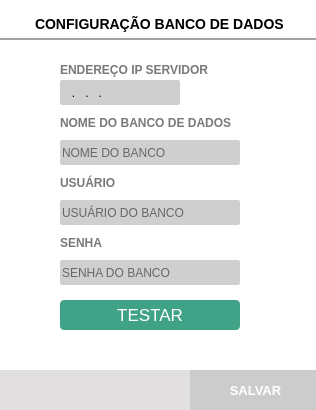
<?xml version="1.0" encoding="UTF-8"?>
<ui version="4.0">
 <class>ct_dbConf</class>
 <widget class="QFrame" name="ct_dbConf">
  <property name="geometry">
   <rect>
    <x>0</x>
    <y>0</y>
    <width>316</width>
    <height>410</height>
   </rect>
  </property>
  <property name="windowTitle">
   <string>Frame</string>
  </property>
  <property name="styleSheet">
   <string notr="true">background: #FFF;
border: none</string>
  </property>
  <widget class="QFrame" name="fr_dbConf">
   <property name="geometry">
    <rect>
     <x>0</x>
     <y>0</y>
     <width>320</width>
     <height>420</height>
    </rect>
   </property>
   <property name="frameShape">
    <enum>QFrame::StyledPanel</enum>
   </property>
   <property name="frameShadow">
    <enum>QFrame::Raised</enum>
   </property>
   <widget class="QFrame" name="fr_BotoesDataBase">
    <property name="geometry">
     <rect>
      <x>0</x>
      <y>370</y>
      <width>1000</width>
      <height>40</height>
     </rect>
    </property>
    <property name="focusPolicy">
     <enum>Qt::TabFocus</enum>
    </property>
    <property name="styleSheet">
     <string notr="true">background:#E1DFE0;
border: none;</string>
    </property>
    <widget class="QPushButton" name="bt_SalvarConfigDB">
     <property name="enabled">
      <bool>false</bool>
     </property>
     <property name="geometry">
      <rect>
       <x>190</x>
       <y>0</y>
       <width>131</width>
       <height>41</height>
      </rect>
     </property>
     <property name="font">
      <font>
       <family>Tahoma</family>
       <pointsize>10</pointsize>
       <weight>75</weight>
       <bold>true</bold>
      </font>
     </property>
     <property name="cursor">
      <cursorShape>PointingHandCursor</cursorShape>
     </property>
     <property name="focusPolicy">
      <enum>Qt::NoFocus</enum>
     </property>
     <property name="contextMenuPolicy">
      <enum>Qt::ActionsContextMenu</enum>
     </property>
     <property name="styleSheet">
      <string notr="true">QPushButton {
background-color: #7AB32E;
color: #FFF
 }
QPushButton:hover{
background-color: #40a286
}
QPushButton:disabled {
background-color: #CCC;

}</string>
     </property>
     <property name="text">
      <string>SALVAR</string>
     </property>
     <property name="iconSize">
      <size>
       <width>75</width>
       <height>35</height>
      </size>
     </property>
    </widget>
   </widget>
   <widget class="QLabel" name="lb_FormFornecedor_3">
    <property name="geometry">
     <rect>
      <x>0</x>
      <y>10</y>
      <width>321</width>
      <height>30</height>
     </rect>
    </property>
    <property name="styleSheet">
     <string notr="true">QLabel{
font-size: 14px;
font-family: &quot;Arial&quot;;
font-weight: bold;

border-bottom: 2px solid #A2A2A2
}</string>
    </property>
    <property name="text">
     <string>        CONFIGURAÇÃO BANCO DE DADOS</string>
    </property>
   </widget>
   <widget class="QLabel" name="lb_FormFornecedor_25">
    <property name="geometry">
     <rect>
      <x>60</x>
      <y>60</y>
      <width>180</width>
      <height>20</height>
     </rect>
    </property>
    <property name="styleSheet">
     <string notr="true">QLabel{
font-size: 12px;
font-family: &quot;Arial Unicode MS&quot;;
font-weight: bold;
color: #797979
}</string>
    </property>
    <property name="text">
     <string>ENDEREÇO IP SERVIDOR</string>
    </property>
   </widget>
   <widget class="QLabel" name="lb_FormFornecedor_46">
    <property name="geometry">
     <rect>
      <x>60</x>
      <y>110</y>
      <width>191</width>
      <height>25</height>
     </rect>
    </property>
    <property name="styleSheet">
     <string notr="true">QLabel{
font-size: 12px;
font-family: &quot;Arial Unicode MS&quot;;
font-weight: bold;
color: #797979
}</string>
    </property>
    <property name="text">
     <string>NOME DO BANCO DE DADOS</string>
    </property>
   </widget>
   <widget class="QLabel" name="lb_FormFornecedor_47">
    <property name="geometry">
     <rect>
      <x>60</x>
      <y>170</y>
      <width>180</width>
      <height>25</height>
     </rect>
    </property>
    <property name="styleSheet">
     <string notr="true">QLabel{
font-size: 12px;
font-family: &quot;Arial Unicode MS&quot;;
font-weight: bold;
color: #797979
}</string>
    </property>
    <property name="text">
     <string>USUÁRIO</string>
    </property>
   </widget>
   <widget class="QLineEdit" name="tx_DbPass">
    <property name="geometry">
     <rect>
      <x>60</x>
      <y>260</y>
      <width>180</width>
      <height>25</height>
     </rect>
    </property>
    <property name="focusPolicy">
     <enum>Qt::WheelFocus</enum>
    </property>
    <property name="styleSheet">
     <string notr="true">QLineEdit{
background: #CFCFCF;
border-radius: 2px;
color: #000;
font: 13px &quot;Arial&quot; ;
}
QLineEdit:Focus {
border: 1px solid red;
}</string>
    </property>
    <property name="inputMask">
     <string/>
    </property>
    <property name="text">
     <string/>
    </property>
    <property name="echoMode">
     <enum>QLineEdit::Password</enum>
    </property>
    <property name="alignment">
     <set>Qt::AlignLeading|Qt::AlignLeft|Qt::AlignVCenter</set>
    </property>
    <property name="placeholderText">
     <string>SENHA DO BANCO</string>
    </property>
   </widget>
   <widget class="QLabel" name="lb_FormFornecedor_48">
    <property name="geometry">
     <rect>
      <x>60</x>
      <y>230</y>
      <width>180</width>
      <height>25</height>
     </rect>
    </property>
    <property name="styleSheet">
     <string notr="true">QLabel{
font-size: 12px;
font-family: &quot;Arial Unicode MS&quot;;
font-weight: bold;
color: #797979
}</string>
    </property>
    <property name="text">
     <string>SENHA </string>
    </property>
   </widget>
   <widget class="QLineEdit" name="tx_DbUser">
    <property name="geometry">
     <rect>
      <x>60</x>
      <y>200</y>
      <width>180</width>
      <height>25</height>
     </rect>
    </property>
    <property name="focusPolicy">
     <enum>Qt::WheelFocus</enum>
    </property>
    <property name="styleSheet">
     <string notr="true">QLineEdit{
background: #CFCFCF;
border-radius: 2px;
color: #000;
font: 13px &quot;Arial&quot; ;
}
QLineEdit:Focus {
border: 1px solid red;
}</string>
    </property>
    <property name="inputMask">
     <string/>
    </property>
    <property name="text">
     <string/>
    </property>
    <property name="alignment">
     <set>Qt::AlignLeading|Qt::AlignLeft|Qt::AlignVCenter</set>
    </property>
    <property name="placeholderText">
     <string>USUÁRIO DO BANCO</string>
    </property>
   </widget>
   <widget class="QLineEdit" name="tx_IpServer">
    <property name="geometry">
     <rect>
      <x>60</x>
      <y>80</y>
      <width>120</width>
      <height>25</height>
     </rect>
    </property>
    <property name="focusPolicy">
     <enum>Qt::WheelFocus</enum>
    </property>
    <property name="styleSheet">
     <string notr="true">QLineEdit{
background: #CFCFCF;
border-radius: 2px;
color: #000;
font: 13px &quot;Arial&quot; ;
}
QLineEdit:Focus {
border: 1px solid red;
}</string>
    </property>
    <property name="inputMask">
     <string>000.000.000.000</string>
    </property>
    <property name="text">
     <string>...</string>
    </property>
    <property name="alignment">
     <set>Qt::AlignLeading|Qt::AlignLeft|Qt::AlignVCenter</set>
    </property>
    <property name="placeholderText">
     <string>127.0.0.1</string>
    </property>
   </widget>
   <widget class="QLineEdit" name="tx_DbName">
    <property name="geometry">
     <rect>
      <x>60</x>
      <y>140</y>
      <width>180</width>
      <height>25</height>
     </rect>
    </property>
    <property name="focusPolicy">
     <enum>Qt::WheelFocus</enum>
    </property>
    <property name="styleSheet">
     <string notr="true">QLineEdit{
background: #CFCFCF;
border-radius: 2px;
color: #000;
font: 13px &quot;Arial&quot; ;
}
QLineEdit:Focus {
border: 1px solid red;
}</string>
    </property>
    <property name="inputMask">
     <string/>
    </property>
    <property name="text">
     <string/>
    </property>
    <property name="alignment">
     <set>Qt::AlignLeading|Qt::AlignLeft|Qt::AlignVCenter</set>
    </property>
    <property name="readOnly">
     <bool>false</bool>
    </property>
    <property name="placeholderText">
     <string>NOME DO BANCO</string>
    </property>
   </widget>
   <widget class="QPushButton" name="bt_TestarConexao">
    <property name="geometry">
     <rect>
      <x>60</x>
      <y>300</y>
      <width>180</width>
      <height>30</height>
     </rect>
    </property>
    <property name="font">
     <font>
      <family>Segoe UI</family>
      <pointsize>13</pointsize>
      <weight>50</weight>
      <bold>false</bold>
     </font>
    </property>
    <property name="cursor">
     <cursorShape>PointingHandCursor</cursorShape>
    </property>
    <property name="focusPolicy">
     <enum>Qt::NoFocus</enum>
    </property>
    <property name="contextMenuPolicy">
     <enum>Qt::ActionsContextMenu</enum>
    </property>
    <property name="styleSheet">
     <string notr="true">QPushButton{
background: #40A286 ;
border: none;
color: #FFF;
border-radius: 4px
}
QPushButton:hover {
background: #7AB32E
}
QPushButton:disabled {
background: #7AB32E
}</string>
    </property>
    <property name="text">
     <string>TESTAR</string>
    </property>
    <property name="iconSize">
     <size>
      <width>75</width>
      <height>35</height>
     </size>
    </property>
   </widget>
   <widget class="QLabel" name="lb_StatusTesteDb">
    <property name="geometry">
     <rect>
      <x>250</x>
      <y>300</y>
      <width>30</width>
      <height>30</height>
     </rect>
    </property>
    <property name="styleSheet">
     <string notr="true">QLabel{
font-size: 12px;
font-family: &quot;Arial Unicode MS&quot;;
font-weight: bold;
color: #797979
}</string>
    </property>
    <property name="text">
     <string/>
    </property>
   </widget>
   <widget class="QLabel" name="lb_status_db">
    <property name="geometry">
     <rect>
      <x>250</x>
      <y>140</y>
      <width>240</width>
      <height>25</height>
     </rect>
    </property>
    <property name="styleSheet">
     <string notr="true">QLabel{
font-size: 12px;
font-family: &quot;Arial Unicode MS&quot;;
font-weight: bold;
color: #797979
}</string>
    </property>
    <property name="text">
     <string/>
    </property>
   </widget>
   <widget class="QLabel" name="lb_status_user">
    <property name="geometry">
     <rect>
      <x>250</x>
      <y>200</y>
      <width>240</width>
      <height>25</height>
     </rect>
    </property>
    <property name="styleSheet">
     <string notr="true">QLabel{
font-size: 12px;
font-family: &quot;Arial Unicode MS&quot;;
font-weight: bold;
color: #797979
}</string>
    </property>
    <property name="text">
     <string/>
    </property>
   </widget>
   <widget class="QLabel" name="lb_status_senha">
    <property name="geometry">
     <rect>
      <x>250</x>
      <y>260</y>
      <width>240</width>
      <height>25</height>
     </rect>
    </property>
    <property name="styleSheet">
     <string notr="true">QLabel{
font-size: 12px;
font-family: &quot;Arial Unicode MS&quot;;
font-weight: bold;
color: #797979
}</string>
    </property>
    <property name="text">
     <string/>
    </property>
   </widget>
  </widget>
 </widget>
 <tabstops>
  <tabstop>tx_IpServer</tabstop>
  <tabstop>tx_DbName</tabstop>
  <tabstop>tx_DbUser</tabstop>
  <tabstop>tx_DbPass</tabstop>
 </tabstops>
 <resources/>
 <connections/>
</ui>
